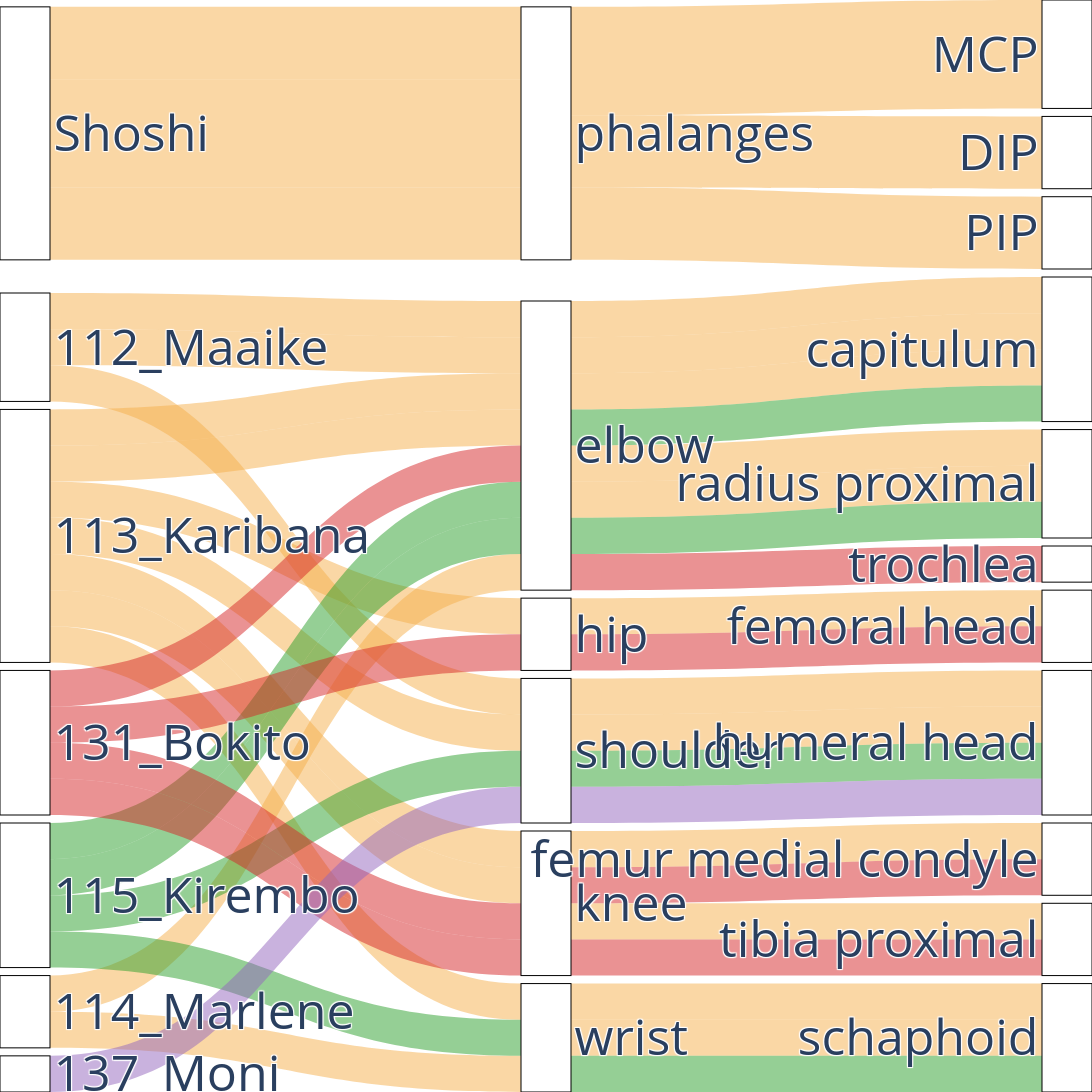

The cell this chart's notebook holds for it:
### Code cell
import plotly.graph_objects as go

# Filter for non-human samples only
sankey_data_nonhuman = dmmb_collapsed[dmmb_collapsed['species_name'] != 'Human'].copy()

# Color mapping for species (excluding Human)
species_colors_nonhuman = {
    'Chimpanzee': '#F8AC26',
    'Gorilla': '#685599',
    'Bonobo': '#D16D92',
    'Orangutan': '#DD6136'
}

# Aggregate flows: Individual -> Anatomical Region -> Origin in Joint
flows_nonhuman = sankey_data_nonhuman.groupby(['individual', 'anatomical_region', 'origin_in_joint']).size().reset_index(name='count')

# Create node lists
individuals = sorted(flows_nonhuman['individual'].unique())
regions = sorted(flows_nonhuman['anatomical_region'].unique())
origins = sorted(flows_nonhuman['origin_in_joint'].unique())

# Create all nodes (individuals first, then regions, then origins)
all_nodes_nonhuman = individuals + regions + origins
node_indices_nonhuman = {node: i for i, node in enumerate(all_nodes_nonhuman)}

# Prepare source, target, and value lists for Sankey
source_indices_nh = []
target_indices_nh = []
values_nh = []
link_colors_nh = []

# Create color mapping with transparency for species
species_color_map_nh = {
    'Chimpanzee': 'rgba(245, 175, 76, 0.5)',
    'Gorilla': 'rgba(214, 39, 40, 0.5)',
    'Bonobo': 'rgba(44, 160, 44, 0.5)',
    'Orangutan': 'rgba(148, 103, 189, 0.5)'
}

# Get species for each individual
individual_to_species = sankey_data_nonhuman.drop_duplicates('individual')[['individual', 'species_name']].set_index('individual')['species_name']

# Build source, target, values, and colors
for _, row in flows_nonhuman.iterrows():
    ind_idx = node_indices_nonhuman[row['individual']]
    region_idx = node_indices_nonhuman[row['anatomical_region']]
    origin_idx = node_indices_nonhuman[row['origin_in_joint']]
    
    # Individual -> Region
    source_indices_nh.append(ind_idx)
    target_indices_nh.append(region_idx)
    values_nh.append(row['count'])
    link_colors_nh.append(species_color_map_nh[individual_to_species[row['individual']]])
    
    # Region -> Origin
    source_indices_nh.append(region_idx)
    target_indices_nh.append(origin_idx)
    values_nh.append(row['count'])
    link_colors_nh.append(species_color_map_nh[individual_to_species[row['individual']]])

# Create node colors (white boxes)
node_colors_nh = ['white' for _ in all_nodes_nonhuman]

# Create the Sankey diagram
fig_nh = go.Figure(data=[go.Sankey(
    node=dict(
        pad=8,
        thickness=50,
        line=dict(color='black', width=1),
        label=all_nodes_nonhuman,
        color=node_colors_nh,
        customdata=[f"{node}" for node in all_nodes_nonhuman],
        hovertemplate='%{customdata}<br>Total: %{value}<extra></extra>'
    ),
    link=dict(
        source=source_indices_nh,
        target=target_indices_nh,
        value=values_nh,
        color=link_colors_nh,
        hovertemplate='%{source.label} → %{target.label}<br>Count: %{value}<extra></extra>'
    )
)])

fig_nh.update_layout(
    font=dict(size=50),
    height=2000,
    width=2000,
    plot_bgcolor=None,
    margin=dict(l=0, r=0, t=0, b=0)
)

# Display the plot
fig_nh.show()


# Print summary
print("\nAlluvial Plot Summary: Individual → Anatomical Region → Origin in Joint (Non-Human)")
print("=" * 90)
print(f"\nTotal non-human samples: {len(sankey_data_nonhuman)}")
print(f"\nIndividuals ({len(individuals)}): {', '.join(individuals)}")
print(f"Regions ({len(regions)}): {', '.join(regions)}")
print(f"Origins ({len(origins)}): {', '.join(origins)}")
print(f"\nFlows by Species:")
summary_nh = sankey_data_nonhuman['species_name'].value_counts()
for species, count in summary_nh.items():
    print(f"  {species}: {count} samples")

### Figure 1 — Plotly figure (JSON) as saved in the notebook; plotly's stock layout.template omitted (floating-point values rounded to 4 significant figures)
{"data": [{"link": {"color": ["rgba(245, 175, 76, 0.5)", "rgba(245, 175, 76, 0.5)", "rgba(245, 175, 76, 0.5)", "rgba(245, 175, 76, 0.5)", "rgba(245, 175, 76, 0.5)", "rgba(245, 175, 76, 0.5)", "rgba(245, 175, 76, 0.5)", "rgba(245, 175, 76, 0.5)", "rgba(245, 175, 76, 0.5)", "rgba(245, 175, 76, 0.5)", "rgba(245, 175, 76, 0.5)", "rgba(245, 175, 76, 0.5)", "rgba(245, 175, 76, 0.5)", "rgba(245, 175, 76, 0.5)", "rgba(245, 175, 76, 0.5)", "rgba(245, 175, 76, 0.5)", "rgba(245, 175, 76, 0.5)", "rgba(245, 175, 76, 0.5)", "rgba(245, 175, 76, 0.5)", "rgba(245, 175, 76, 0.5)", "rgba(245, 175, 76, 0.5)", "rgba(245, 175, 76, 0.5)", "rgba(245, 175, 76, 0.5)", "rgba(245, 175, 76, 0.5)", "rgba(44, 160, 44, 0.5)", "rgba(44, 160, 44, 0.5)", "rgba(44, 160, 44, 0.5)", "rgba(44, 160, 44, 0.5)", "rgba(44, 160, 44, 0.5)", "rgba(44, 160, 44, 0.5)", "rgba(44, 160, 44, 0.5)", "rgba(44, 160, 44, 0.5)", "rgba(214, 39, 40, 0.5)", "rgba(214, 39, 40, 0.5)", "rgba(214, 39, 40, 0.5)", "rgba(214, 39, 40, 0.5)", "rgba(214, 39, 40, 0.5)", "rgba(214, 39, 40, 0.5)", "rgba(214, 39, 40, 0.5)", "rgba(214, 39, 40, 0.5)", "rgba(148, 103, 189, 0.5)", "rgba(148, 103, 189, 0.5)", "rgba(245, 175, 76, 0.5)", "rgba(245, 175, 76, 0.5)", "rgba(245, 175, 76, 0.5)", "rgba(245, 175, 76, 0.5)", "rgba(245, 175, 76, 0.5)", "rgba(245, 175, 76, 0.5)"], "hovertemplate": "%{source.label} → %{target.label}<br>Count: %{value}<extra></extra>", "source": [0, 7, 0, 7, 0, 11, 1, 7, 1, 7, 1, 8, 1, 9, 1, 9, 1, 11, 1, 12, 2, 7, 2, 12, 3, 7, 3, 7, 3, 11, 3, 12, 4, 7, 4, 8, 4, 9, 4, 9, 5, 11, 6, 10, 6, 10, 6, 10], "target": [7, 16, 7, 20, 11, 19, 7, 16, 7, 20, 8, 17, 9, 18, 9, 22, 11, 19, 12, 21, 7, 16, 12, 21, 7, 16, 7, 20, 11, 19, 12, 21, 7, 23, 8, 17, 9, 18, 9, 22, 11, 19, 10, 13, 10, 14, 10, 15], "value": [1, 1, 1, 1, 1, 1, 1, 1, 1, 1, 1, 1, 1, 1, 1, 1, 1, 1, 1, 1, 1, 1, 1, 1, 1, 1, 1, 1, 1, 1, 1, 1, 1, 1, 1, 1, 1, 1, 1, 1, 1, 1, 2, 2, 3, 3, 2, 2]}, "node": {"color": ["white", "white", "white", "white", "white", "white", "white", "white", "white", "white", "white", "white", "white", "white", "white", "white", "white", "white", "white", "white", "white", "white", "white", "white"], "customdata": ["112_Maaike", "113_Karibana", "114_Marlene", "115_Kirembo", "131_Bokito", "137_Moni", "Shoshi", "elbow", "hip", "knee", "phalanges", "shoulder", "wrist", "DIP", "MCP", "PIP", "capitulum", "femoral head", "femur medial condyle", "humeral head", "radius proximal", "schaphoid", "tibia proximal", "trochlea"], "hovertemplate": "%{customdata}<br>Total: %{value}<extra></extra>", "label": ["112_Maaike", "113_Karibana", "114_Marlene", "115_Kirembo", "131_Bokito", "137_Moni", "Shoshi", "elbow", "hip", "knee", "phalanges", "shoulder", "wrist", "DIP", "MCP", "PIP", "capitulum", "femoral head", "femur medial condyle", "humeral head", "radius proximal", "schaphoid", "tibia proximal", "trochlea"], "line": {"color": "black", "width": 1}, "pad": 8, "thickness": 50}, "type": "sankey"}], "layout": {"font": {"size": 50}, "height": 2000, "margin": {"b": 0, "l": 0, "r": 0, "t": 0}, "width": 2000}}
